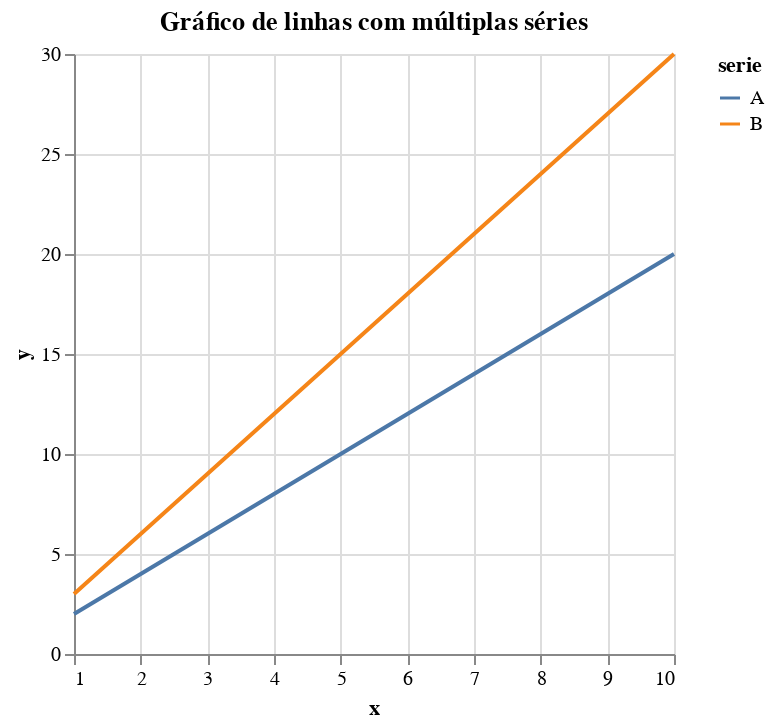

Notebook cell for this chart:
### Code cell
data = pd.DataFrame({
    'x': list(range(1, 11)) * 2,          # eixo X (tempo ou índice)
    'y': [i*2 for i in range(1, 11)] +    # valores da série A
          [i*3 for i in range(1, 11)],    # valores da série B
    'serie': ['A']*10 + ['B']*10          # identificador da série
})

# Gráfico de linhas com múltiplas séries
chart = alt.Chart(data).mark_line().encode(
    x='x',
    y='y',
    color='serie'   # diferencia as séries pela cor
).properties(
    title='Gráfico de linhas com múltiplas séries'
)

chart.show()

### Figure 1 — Vega-Lite specification as saved in the notebook (floating-point values rounded to 4 significant figures)
{"config": {"view": {"continuousWidth": 300, "continuousHeight": 300}}, "data": {"name": "data-cc4df095c34528e7240e2010cd303085"}, "mark": {"type": "line"}, "encoding": {"color": {"field": "serie", "type": "nominal"}, "x": {"field": "x", "type": "quantitative"}, "y": {"field": "y", "type": "quantitative"}}, "title": "Gráfico de linhas com múltiplas séries", "$schema": "https://vega.github.io/schema/vega-lite/v6.1.0.json", "datasets": {"data-cc4df095c34528e7240e2010cd303085": [{"x": 1, "y": 2, "serie": "A"}, {"x": 2, "y": 4, "serie": "A"}, {"x": 3, "y": 6, "serie": "A"}, {"x": 4, "y": 8, "serie": "A"}, {"x": 5, "y": 10, "serie": "A"}, {"x": 6, "y": 12, "serie": "A"}, {"x": 7, "y": 14, "serie": "A"}, {"x": 8, "y": 16, "serie": "A"}, {"x": 9, "y": 18, "serie": "A"}, {"x": 10, "y": 20, "serie": "A"}, {"x": 1, "y": 3, "serie": "B"}, {"x": 2, "y": 6, "serie": "B"}, {"x": 3, "y": 9, "serie": "B"}, {"x": 4, "y": 12, "serie": "B"}, {"x": 5, "y": 15, "serie": "B"}, {"x": 6, "y": 18, "serie": "B"}, {"x": 7, "y": 21, "serie": "B"}, {"x": 8, "y": 24, "serie": "B"}, {"x": 9, "y": 27, "serie": "B"}, {"x": 10, "y": 30, "serie": "B"}]}}
